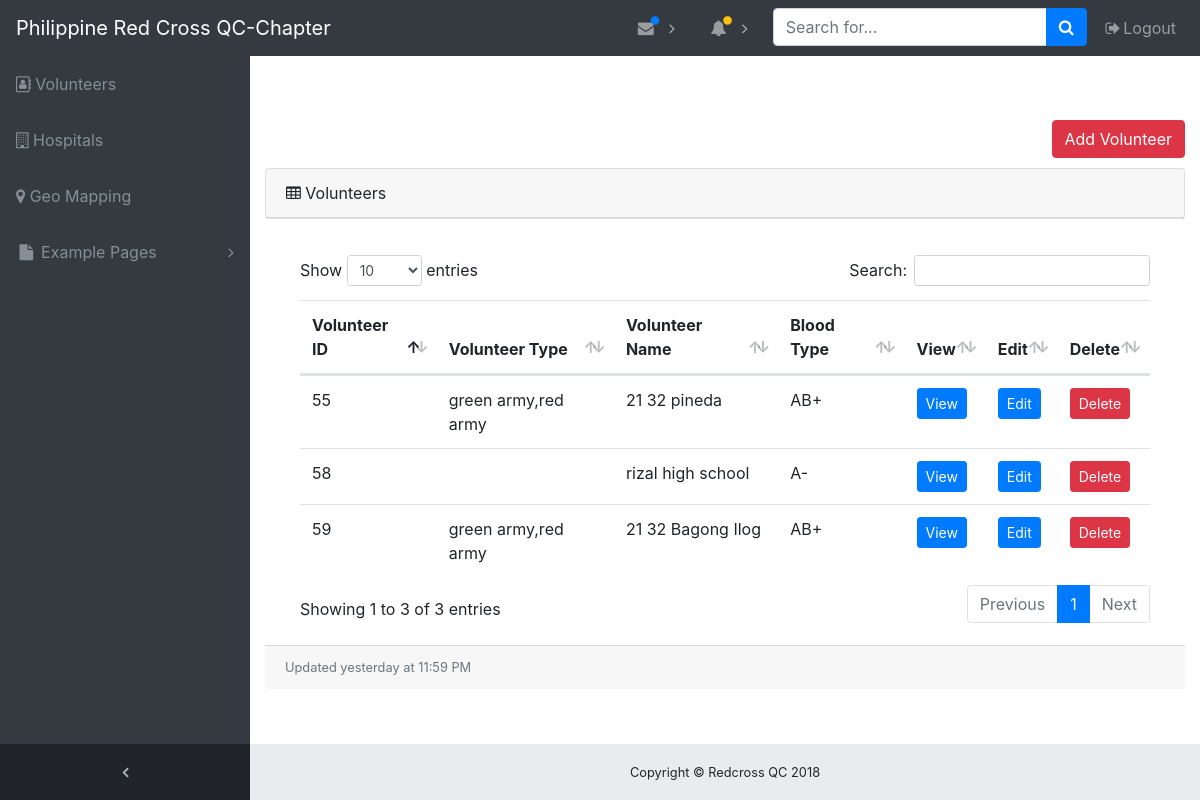
The page / on the database its author committed.
### tables this page shows
CREATE TABLE IF NOT EXISTS `volunteers` (
  `volunteer_id` int(11) NOT NULL,
  `volunteer_type` varchar(256) NOT NULL,
  `last_name` varchar(256) NOT NULL,
  `first_name` varchar(256) NOT NULL,
  `middle_name` varchar(256) NOT NULL,
  `full_name` varchar(256) NOT NULL,
  `blood_type` varchar(25) NOT NULL,
  `profession` varchar(256) NOT NULL,
  `age` int(11) NOT NULL,
  `contact_number` varchar(256) NOT NULL,
  `birthdate` date NOT NULL,
  `maab` date NOT NULL,
  `street` varchar(256) NOT NULL,
  `barangay` varchar(256) NOT NULL,
  `district_name` varchar(256) NOT NULL,
  `city` varchar(256) NOT NULL,
  `latitude` varchar(256) NOT NULL,
  `longitude` varchar(256) NOT NULL,
  `status` varchar(256) NOT NULL
);

### includes/connect.php (called while the page is built)
<?php
$dbServername = "localhost";
$dbUsername	= "root";
$dbPassword = "";
$dbName = "redcrossqc";
$conn = mysqli_connect($dbServername,$dbUsername,$dbPassword,$dbName);
$query = "SELECT * FROM volunteers" ;
$result = mysqli_query($conn,$query);
?>

### index.php (the view, shortened to what this page needs)
<?php
    include_once 'includes/connect.php';
     ?>
<!DOCTYPE html>
<html lang="en">
    <head>
        <link href="vendor/bootstrap/css/bootstrap.min.css" rel="stylesheet">
        <link href="vendor/font-awesome/css/font-awesome.min.css" rel="stylesheet" type="text/css">
        <link href="vendor/datatables/dataTables.bootstrap4.css" rel="stylesheet">
        <link rel="stylesheet" href="https://unpkg.com/leaflet@1.3.1/dist/leaflet.css"
/>
        <link href="css/sb-admin.css" rel="stylesheet">
    </head>
    <body class="fixed-nav sticky-footer bg-dark" id="page-top">
        <?php include_once 'common/nav.php'; ?>
        <div class="content-wrapper">
            <div class="container-fluid">
                <br>
                <br>
                    <br>
                </div>
                &nbsp;&nbsp; <button type="button" id="add" class="btn btn-danger pull-right" data-toggle="modal" data-target="#exampleModal">Add Volunteer</button><br><br>
                <div class="card mb-3">
                    <div class="card-header">
                        <i class="fa fa-table"></i> Volunteers
                    </div>
                </div>
                <div class="card-body">
                    <div class="table-responsive">
                        <table class="table table-hover" id="dataTable" width="100%" cellspacing="0">
                            <thead>
                                <tr>
                                    <th>Volunteer ID</th>
                                    <th>Volunteer Type</th>
                                    <th>Volunteer Name</th>
                                    <th>Blood Type</th>
                                    <th>View</th>
                                    <th>Edit</th>
                                    <th>Delete</th>
                                </tr>
                            </thead>
                            <?php
                                while($row = mysqli_fetch_array($result))
                                {
                                ?>
                            <tr>
                                <td><?php echo $row["volunteer_id"]; ?></td>
                                <td><?php echo $row["volunteer_type"]; ?></td>
                                <td><?php echo $row['first_name']." ".$row['middle_name']." ".$row['last_name']; ?></td>
                                <td><?php echo $row['blood_type']; ?></td>
                                <td>
                                    <input type="button" name="view" value="View" id="<?php echo $row["volunteer_id"]; ?>" class="btn btn-primary btn-sm view_data"/>
                                </td>
                                <td>
                                    <input type="button" name="edit" value="Edit" id="<?php echo $row["volunteer_id"]; ?>" class="btn btn-primary btn-sm edit_data"/>
                                </td>
                                <td>
                                    <input type="button" onclick="return checkDelete()" name="delete" value="Delete" id="<?php echo $row["volunteer_id"]; ?>"onclick="return checkDelete()" class="btn btn-danger btn-sm delete_data"/>
                                </td>
                            </tr>
                            <?php
                                }
                                ?>
                        </table>
                    </div>
                </div>
                <div class="card-footer small text-muted">Updated yesterday at 11:59 PM</div>
            </div>
        <?php include_once 'common/footer.php';?>
    </body>
</html>

### common/nav.php (shortened to what this page needs)
<nav class="navbar navbar-expand-lg navbar-dark bg-dark fixed-top" id="mainNav">
         <a class="navbar-brand"  href="index.php" img src="img/red.jpg" width="50" height= "50" alt="volunteer143">Philippine Red Cross QC-Chapter</a>
         <div class="collapse navbar-collapse" id="navbarResponsive">
            <ul class="navbar-nav navbar-sidenav" id="exampleAccordion">
               <li class="nav-item" data-toggle="tooltip" data-placement="right" title="Volunteers">
                  <a class="nav-link" href="index.php">
                  <i class="fa fa-address-book-o"></i>
                  <span class="nav-link-text">Volunteers</span>
                  </a>
               </li>
               <li class="nav-item" data-toggle="tooltip" data-placement="right" title="Hospitals">
                  <a class="nav-link" href="hospital.php">
                  <i class="fa fa-building-o"></i>
                  <span class="nav-link-text">Hospitals</span>
                  </a>
               </li>
               <li class="nav-item" data-toggle="tooltip" data-placement="right" title="Components">
                  <a class="nav-link" href="map.php">
                  <i class="fa fa-map-marker"></i>
                  <span class="nav-link-text">Geo Mapping</span>
                  </a>
               </li>
               <li class="nav-item" data-toggle="tooltip" data-placement="right" title="Example Pages">
                  <a class="nav-link nav-link-collapse collapsed" data-toggle="collapse" href="#collapseExamplePages" data-parent="#exampleAccordion">
                  <i class="fa fa-fw fa-file"></i>
                  <span class="nav-link-text">Example Pages</span>
                  </a>
               </li>
            </ul>
            <ul class="navbar-nav sidenav-toggler">
               <li class="nav-item">
                  <a class="nav-link text-center" id="sidenavToggler">
                  <i class="fa fa-fw fa-angle-left"></i>
                  </a>
               </li>
            </ul>
            <ul class="navbar-nav ml-auto">
               <li class="nav-item dropdown">
                  <a class="nav-link dropdown-toggle mr-lg-2" id="messagesDropdown" href="#" data-toggle="dropdown" aria-haspopup="true" aria-expanded="false">
                  <i class="fa fa-fw fa-envelope"></i>
                  <span class="indicator text-primary d-none d-lg-block">
                  <i class="fa fa-fw fa-circle"></i>
                  </span>
                  </a>
               </li>
               <li class="nav-item dropdown">
                  <a class="nav-link dropdown-toggle mr-lg-2" id="alertsDropdown" href="#" data-toggle="dropdown" aria-haspopup="true" aria-expanded="false">
                  <i class="fa fa-fw fa-bell"></i>
                  <span class="indicator text-warning d-none d-lg-block">
                  <i class="fa fa-fw fa-circle"></i>
                  </span>
                  </a>
               </li>
               <li class="nav-item">
                  <form class="form-inline my-2 my-lg-0 mr-lg-2">
                     <div class="input-group">
                        <input class="form-control" type="text" placeholder="Search for...">
                        <span class="input-group-append">
                        <button class="btn btn-primary" type="button">
                        <i class="fa fa-search"></i>
                        </button>
                        </span>
                     </div>
                  </form>
               </li>
               <li class="nav-item">
                  <a class="nav-link" href="logout.php" data-target="#exampleModal">
                  <i class="fa fa-fw fa-sign-out"></i>Logout</a>
               </li>
            </ul>
         </div>
      </nav>

### common/footer.php
<footer class="sticky-footer">
<div class="container">
	<div class="text-center">
	   <small>Copyright © Redcross QC 2018</small>
	</div>
</div>
</footer>

### css/sb-admin.css (style rules this page uses)
html { position: relative; min-height: 100%; }
body { overflow-x: hidden; }
body.sticky-footer { margin-bottom: 56px; }
body.sticky-footer .content-wrapper { min-height: calc(100vh - 56px - 56px); }
body.fixed-nav { padding-top: 56px; }
.content-wrapper { min-height: calc(100vh - 56px); padding-top: 1rem; }
#mainNav .navbar-collapse { overflow: auto; max-height: 75vh; }
#mainNav .navbar-collapse .navbar-nav .nav-item .nav-link { cursor: pointer; }
#mainNav .navbar-collapse .navbar-sidenav .nav-link-collapse:after { float: right; content: '\f107'; font-family: 'FontAwesome'; }
#mainNav .navbar-collapse .navbar-sidenav .nav-link-collapse.collapsed:after { content: '\f105'; }
#mainNav .navbar-collapse .sidenav-toggler { display: none; }
#mainNav .navbar-collapse .navbar-nav > .nav-item.dropdown > .nav-link { position: relative; min-width: 45px; }
#mainNav .navbar-collapse .navbar-nav > .nav-item.dropdown > .nav-link:after { float: right; width: auto; content: '\f105'; border: none; font-family: 'FontAwesome'; }
#mainNav .navbar-collapse .navbar-nav > .nav-item.dropdown > .nav-link .indicator { position: absolute; top: 5px; left: 21px; font-size: 10px; }
@media (min-width: 992px) { #mainNav .navbar-brand { width: 250px; } }
@media (min-width: 992px) { #mainNav .navbar-collapse { overflow: visible; max-height: none; } }
@media (min-width: 992px) { #mainNav .navbar-collapse .navbar-sidenav { position: absolute; top: 0; left: 0; -webkit-flex-direction: column; -ms-flex-direction: column; flex-direction: column; margin-top: 56px; } }
@media (min-width: 992px) { #mainNav .navbar-collapse .navbar-sidenav > .nav-item { width: 250px; padding: 0; } }
@media (min-width: 992px) { #mainNav .navbar-collapse .navbar-sidenav > .nav-item > .nav-link { padding: 1em; } }
@media (min-width: 992px) { #mainNav .navbar-collapse .navbar-nav > .nav-item.dropdown > .nav-link { min-width: 0; } }
@media (min-width: 992px) { #mainNav .navbar-collapse .navbar-nav > .nav-item.dropdown > .nav-link:after { width: 24px; text-align: center; } }
#mainNav.fixed-top .sidenav-toggler { display: none; }
@media (min-width: 992px) { #mainNav.fixed-top .navbar-sidenav { height: calc(100vh - 112px); } }
@media (min-width: 992px) { #mainNav.fixed-top .sidenav-toggler { position: absolute; top: 0; left: 0; display: flex; -webkit-flex-direction: column; -ms-flex-direction: column; flex-direction: column; margin-top: calc(100vh - 56px); } }
@media (min-width: 992px) { #mainNav.fixed-top .sidenav-toggler > .nav-item { width: 250px; padding: 0; } }
@media (min-width: 992px) { #mainNav.fixed-top .sidenav-toggler > .nav-item > .nav-link { padding: 1em; } }
#mainNav.fixed-top.navbar-dark .sidenav-toggler { background-color: #212529; }
#mainNav.fixed-top.navbar-dark .sidenav-toggler a i { color: #adb5bd; }
.content-wrapper { overflow-x: hidden; background: white; }
@media (min-width: 992px) { .content-wrapper { margin-left: 250px; } }
#sidenavToggler i { font-weight: 800; }
#mainNav.navbar-dark .navbar-collapse .navbar-sidenav .nav-link-collapse:after { color: #868e96; }
#mainNav.navbar-dark .navbar-collapse .navbar-sidenav > .nav-item > .nav-link { color: #868e96; }
#mainNav.navbar-dark .navbar-collapse .navbar-nav > .nav-item.dropdown > .nav-link:after { color: #adb5bd; }
@media (min-width: 992px) { #mainNav.navbar-dark .navbar-collapse .navbar-sidenav { background: #343a40; } }
footer.sticky-footer { position: absolute; right: 0; bottom: 0; width: 100%; height: 56px; background-color: #e9ecef; line-height: 55px; }
@media (min-width: 992px) { footer.sticky-footer { width: calc(100% - 250px); } }

### rows shown on the page
volunteers: volunteer_id "55", volunteer_type "green army,red army", first_name "21", middle_name "32", last_name "pineda", blood_type "AB+"
volunteers: volunteer_id "58", last_name "rizal high school", blood_type "A-"
volunteers: volunteer_id "59", volunteer_type "green army,red army", first_name "21", middle_name "32", last_name "Bagong Ilog", blood_type "AB+"
